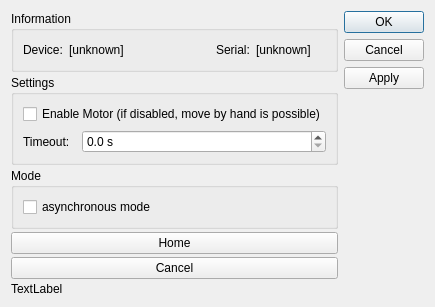
<?xml version="1.0" encoding="UTF-8"?>
<ui version="4.0">
 <class>DialogThorlabsKCubeIM</class>
 <widget class="QDialog" name="DialogThorlabsKCubeIM">
  <property name="geometry">
   <rect>
    <x>0</x>
    <y>0</y>
    <width>422</width>
    <height>290</height>
   </rect>
  </property>
  <property name="windowTitle">
   <string>Thorlabs KCube Inertial Motor</string>
  </property>
  <layout class="QHBoxLayout" name="horizontalLayout">
   <item>
    <layout class="QVBoxLayout" name="verticalLayout_2">
     <property name="spacing">
      <number>3</number>
     </property>
     <item>
      <widget class="QGroupBox" name="group1">
       <property name="title">
        <string>Information</string>
       </property>
       <layout class="QGridLayout" name="gridLayout_2">
        <item row="0" column="0">
         <widget class="QLabel" name="label">
          <property name="text">
           <string>Device:</string>
          </property>
         </widget>
        </item>
        <item row="0" column="2">
         <spacer name="horizontalSpacer">
          <property name="orientation">
           <enum>Qt::Horizontal</enum>
          </property>
          <property name="sizeHint" stdset="0">
           <size>
            <width>40</width>
            <height>20</height>
           </size>
          </property>
         </spacer>
        </item>
        <item row="0" column="1">
         <widget class="QLabel" name="lblDevice">
          <property name="sizePolicy">
           <sizepolicy hsizetype="MinimumExpanding" vsizetype="Preferred">
            <horstretch>0</horstretch>
            <verstretch>0</verstretch>
           </sizepolicy>
          </property>
          <property name="text">
           <string>[unknown]</string>
          </property>
         </widget>
        </item>
        <item row="0" column="4">
         <widget class="QLabel" name="lblSerial">
          <property name="sizePolicy">
           <sizepolicy hsizetype="MinimumExpanding" vsizetype="Preferred">
            <horstretch>0</horstretch>
            <verstretch>0</verstretch>
           </sizepolicy>
          </property>
          <property name="text">
           <string>[unknown]</string>
          </property>
          <property name="wordWrap">
           <bool>true</bool>
          </property>
         </widget>
        </item>
        <item row="0" column="3">
         <widget class="QLabel" name="label_6">
          <property name="text">
           <string>Serial:</string>
          </property>
         </widget>
        </item>
       </layout>
      </widget>
     </item>
     <item>
      <widget class="QGroupBox" name="groupSettings">
       <property name="sizePolicy">
        <sizepolicy hsizetype="Preferred" vsizetype="Expanding">
         <horstretch>0</horstretch>
         <verstretch>0</verstretch>
        </sizepolicy>
       </property>
       <property name="title">
        <string>Settings</string>
       </property>
       <layout class="QGridLayout" name="gridLayout">
        <item row="1" column="0">
         <widget class="QLabel" name="label_11">
          <property name="text">
           <string>Timeout:</string>
          </property>
         </widget>
        </item>
        <item row="1" column="2">
         <widget class="QDoubleSpinBox" name="spinTimeout">
          <property name="sizePolicy">
           <sizepolicy hsizetype="MinimumExpanding" vsizetype="Fixed">
            <horstretch>0</horstretch>
            <verstretch>0</verstretch>
           </sizepolicy>
          </property>
          <property name="prefix">
           <string/>
          </property>
          <property name="suffix">
           <string> s</string>
          </property>
          <property name="decimals">
           <number>1</number>
          </property>
          <property name="minimum">
           <double>0.000000000000000</double>
          </property>
          <property name="maximum">
           <double>5000.000000000000000</double>
          </property>
          <property name="singleStep">
           <double>1.000000000000000</double>
          </property>
          <property name="value">
           <double>0.000000000000000</double>
          </property>
         </widget>
        </item>
        <item row="0" column="0" colspan="3">
         <widget class="QCheckBox" name="checkEnabled">
          <property name="text">
           <string>Enable Motor (if disabled, move by hand is possible)</string>
          </property>
         </widget>
        </item>
       </layout>
      </widget>
     </item>
     <item>
      <widget class="QGroupBox" name="groupMode">
       <property name="title">
        <string>Mode</string>
       </property>
       <layout class="QVBoxLayout" name="verticalLayout">
        <item>
         <widget class="QCheckBox" name="checkAsync">
          <property name="text">
           <string>asynchronous mode</string>
          </property>
         </widget>
        </item>
       </layout>
      </widget>
     </item>
     <item>
      <widget class="QPushButton" name="btnCalib">
       <property name="text">
        <string>Home</string>
       </property>
      </widget>
     </item>
     <item>
      <widget class="QPushButton" name="btnCalibInterrupt">
       <property name="text">
        <string>Cancel</string>
       </property>
      </widget>
     </item>
     <item>
      <widget class="QLabel" name="lblHomed">
       <property name="text">
        <string>TextLabel</string>
       </property>
      </widget>
     </item>
     <item>
      <spacer name="verticalSpacer">
       <property name="orientation">
        <enum>Qt::Vertical</enum>
       </property>
       <property name="sizeHint" stdset="0">
        <size>
         <width>20</width>
         <height>40</height>
        </size>
       </property>
      </spacer>
     </item>
    </layout>
   </item>
   <item>
    <widget class="QDialogButtonBox" name="buttonBox">
     <property name="locale">
      <locale language="German" country="Germany"/>
     </property>
     <property name="orientation">
      <enum>Qt::Vertical</enum>
     </property>
     <property name="standardButtons">
      <set>QDialogButtonBox::Apply|QDialogButtonBox::Cancel|QDialogButtonBox::Ok</set>
     </property>
    </widget>
   </item>
  </layout>
 </widget>
 <resources/>
 <connections/>
</ui>
